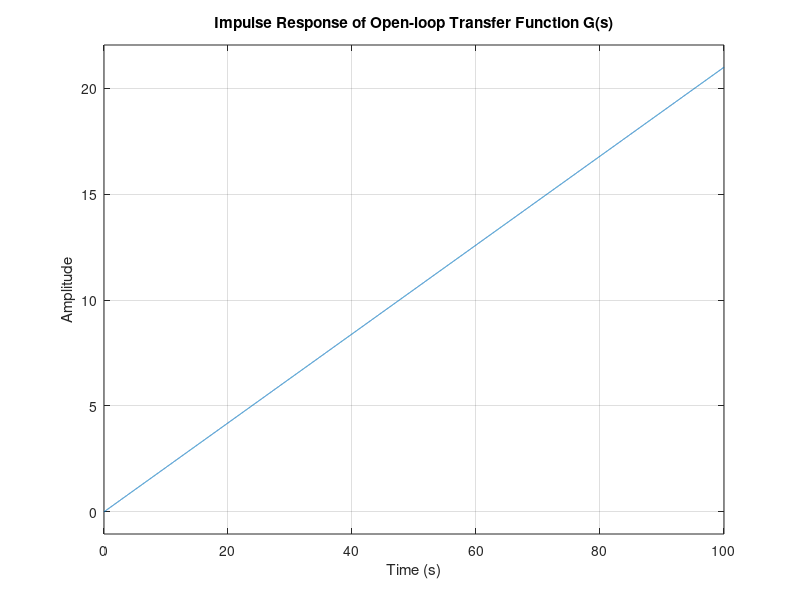
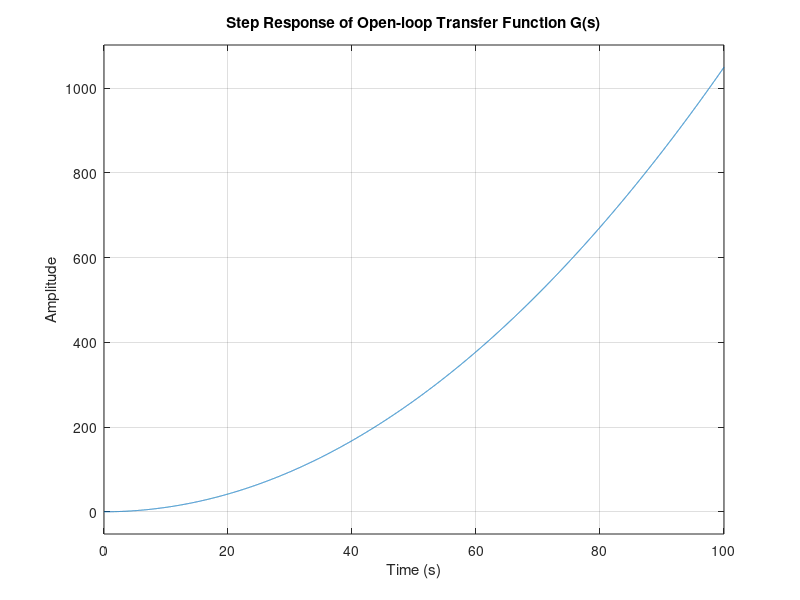
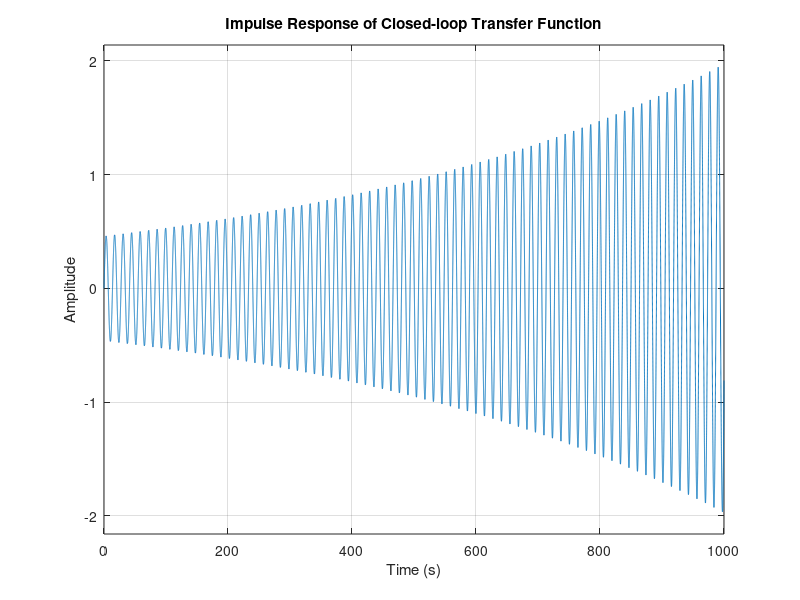
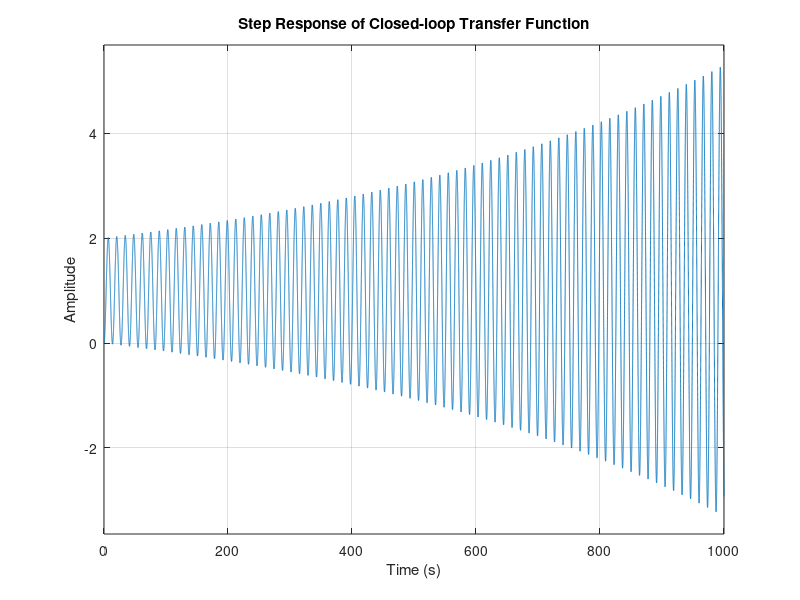

The MATLAB script that drew these images, in order: (Note: this script raises an error after producing the figures.)
%Task 3
G = tf(1088.64, [1 72 5184 0 0]);
t = 0:0.01:100;
figure;
impulse(G, t);
title('Impulse Response of Open-loop Transfer Function G(s)');
xlabel('Time (s)');
ylabel('Amplitude');
grid on;

figure;
step(G, t);
title('Step Response of Open-loop Transfer Function G(s)');
xlabel('Time (s)');
ylabel('Amplitude');
grid on;

% Task 6
Sys = tf(1088.64, [1 72 5184 0 1088.64]);
tnew = 0:0.01:1000;

figure;
impulse(Sys, tnew);
title('Impulse Response of Closed-loop Transfer Function');
xlabel('Time (s)');
ylabel('Amplitude');
grid on;

figure;
step(Sys, tnew);
title('Step Response of Closed-loop Transfer Function');
xlabel('Time (s)');
ylabel('Amplitude');
grid on;

%Task 8
figure;
rlocus(G);
title('Root Locus of the System');
grid on;

%Task 9
figure;
margin(G);
title('Bode Plot with Gain and Phase Margins');
grid on;

% Task 11
kd = 11.49; % Derivative gain
kp = 31.83; % Proportional gain
PD_controller = tf([kd kp], 1); % PD controller transfer function
Lag_for_PD = tf([1 0.03], [1 0.002]);
PD_Lag = PD_controller * Lag_for_PD;

% Closed-loop transfer function
T = feedback(G * PD_Lag, 1);

%Input: Step 
u_step = ones(size(t));

% Input: Ramp
u_ramp = t; 
y_ramp = lsim(T, u_ramp, t);

% Input: Parabolic
u_para = 0.5 * t.^2;
y_para = lsim(T, u_para, t);

% Plot Step Response
figure;
plot(t, u_step, 'b', 'LineWidth', 1.5); hold on;
step(T, t);
title('Step Input Response');
xlabel('Time (s)');
ylabel('Amplitude');
legend('Input', 'Output');
grid on;

% Plot Ramp Response
figure;
plot(t, u_ramp, 'b', 'LineWidth', 1.5); hold on;
plot(t, y_ramp, 'r', 'LineWidth', 1.5);
title('Ramp Input Response');
xlabel('Time (s)');
ylabel('Amplitude');
legend('Input', 'Output');
grid on;

% Plot Parabolic Response
figure;
plot(t, u_para, 'b', 'LineWidth', 1.5); hold on;
plot(t, y_para, 'r', 'LineWidth', 1.5);
title('Parabolic Input Response');
xlabel('Time (s)');
ylabel('Amplitude');
legend('Input', 'Output');
grid on; 

% Calculate Steady-State Errors
syms s t_s
G_open_loop = 1088.64 / (s^4 + 72*s^3 + 5184*s^2);
PD_Lag_sys = (11.49*s + 31.83) * (s + 0.03) / (s + 0.002);
rt1 = 1*t_s/t_s;
rt2 = t_s;
rt3 = 0.5*t_s^2;
r1 = laplace(rt1);
r2 = laplace(rt2);
r3 = laplace(rt3);

% Step Error
e_step = limit(s*r1 / (1+ G_open_loop*PD_Lag_sys),0);

% Ramp Error
e_ramp = limit(s*r2 / (1+ G_open_loop*PD_Lag_sys),0);

% Parabolic Error
e_parabolic = limit(s*r3 / (1+ G_open_loop*PD_Lag_sys),0);

disp('Steady-State Errors:');
disp(['Step Input Error: ', char(e_step)]);
disp(['Ramp Input Error: ', char(e_ramp)]);
disp(['Parabolic Input Error: ', char(e_parabolic)]);

% Task 13 (Change the value of kd and kp)
kd = 20; % Derivative gain
kp = 31.83; % Proportional gain
PD_controller = tf([kd kp], 1); % PD controller transfer function
Lag_for_PD = tf([1 0.03], [1 0.002]);
PD_Lag = PD_controller * Lag_for_PD;

% Closed-loop transfer function
T = feedback(G * PD_Lag, 1);

%Input: Step 
u_step = ones(size(t));

% Input: Ramp
u_ramp = t; 
y_ramp = lsim(T, u_ramp, t);

% Input: Parabolic
u_para = 0.5 * t.^2;
y_para = lsim(T, u_para, t);

% Plot Step Response
figure;
plot(t, u_step, 'b', 'LineWidth', 1.5); hold on;
step(T, t);
title('Step Input Response');
xlabel('Time (s)');
ylabel('Amplitude');
legend('Input', 'Output');
grid on;

% Plot Ramp Response
figure;
plot(t, u_ramp, 'b', 'LineWidth', 1.5); hold on;
plot(t, y_ramp, 'r', 'LineWidth', 1.5);
title('Ramp Input Response');
xlabel('Time (s)');
ylabel('Amplitude');
legend('Input', 'Output');
grid on;

% Plot Parabolic Response
figure;
plot(t, u_para, 'b', 'LineWidth', 1.5); hold on;
plot(t, y_para, 'r', 'LineWidth', 1.5);
title('Parabolic Input Response');
xlabel('Time (s)');
ylabel('Amplitude');
legend('Input', 'Output');
grid on;

% Task 15 
figure;
rlocus(G * PD_Lag);
title('Root Locus with PD Lag');
xlabel('Real Axis');
ylabel('Imaginary Axis');
grid on;

% Task 16
figure;
margin(G * PD_Lag);
title('Bode Plot with PD Lag Controller');
grid on;

% Task 18
kc = 63.4;
Lead = tf([kc 1.35*kc] , [1 5.15]);
Lag = tf([1 0.029] , [1 0.001]);
Lead_Lag_Compensator = Lead * Lag;
TF = feedback(G * Lead_Lag_Compensator, 1);

%Input: Step 
u_step = ones(size(t));

% Input: Ramp
u_ramp = t; 
y_ramp = lsim(TF, u_ramp, t);

% Input: Parabolic
u_para = 0.5 * t.^2;
y_para = lsim(TF, u_para, t);

% Calculate Steady-State Errors
syms s t_s
G_open_loop = 1088.64 / (s^4 + 72*s^3 + 5184*s^2);
Lead_sys = (63.4*s + 85.59) / (s + 5.15); 
Lag_sys = (s + 0.029) / (s + 0.001);
Lead_Lag_sys = Lead_sys * Lag_sys; 
rt1 = 1*t_s/t_s;
rt2 = t_s;
rt3 = 0.5*t_s^2;
r1 = laplace(rt1);
r2 = laplace(rt2);
r3 = laplace(rt3);

% Step Error
e_step = limit(s*r1 / (1+ G_open_loop*Lead_Lag_sys),0);

% Ramp Error
e_ramp = limit(s*r2 / (1+ G_open_loop*Lead_Lag_sys),0);

% Parabolic Error
e_parabolic = limit(s*r3 / (1+ G_open_loop*Lead_Lag_sys),0);

disp('Steady-State Errors:');
disp(['Step Input Error: ', char(e_step)]);
disp(['Ramp Input Error: ', char(e_ramp)]);
disp(['Parabolic Input Error: ', char(e_parabolic)]);

% Plot Step Response
figure;
plot(t, u_step, 'b', 'LineWidth', 1.5); hold on;
step(TF, t);
title('Step Input Response');
xlabel('Time (s)');
ylabel('Amplitude');
legend('Input', 'Output');
grid on;

% Plot Ramp Response
figure;
plot(t, u_ramp, 'b', 'LineWidth', 1.5); hold on;
plot(t, y_ramp, 'r', 'LineWidth', 1.5);
title('Ramp Input Response');
xlabel('Time (s)');
ylabel('Amplitude');
legend('Input', 'Output');
grid on;

% Plot Parabolic Response
figure;
plot(t, u_para, 'b', 'LineWidth', 1.5); hold on;
plot(t, y_para, 'r', 'LineWidth', 1.5);
title('Parabolic Input Response');
xlabel('Time (s)');
ylabel('Amplitude');
legend('Input', 'Output');
grid on;

% Task 20 (Change kc and shift zeros and poles) 
kc = 80;
Lead = tf([kc 0.29*kc] , [1 4.97]);
Lag = tf([1 0.029] , [1 0.001]);
Lead_Lag_Compensator = Lead * Lag;
TF = feedback(G * Lead_Lag_Compensator, 1);

%Input: Step 
u_step = ones(size(t));

% Input: Ramp
u_ramp = t; 
y_ramp = lsim(TF, u_ramp, t);

% Input: Parabolic
u_para = 0.5 * t.^2;
y_para = lsim(TF, u_para, t);

% Plot Step Response
figure;
plot(t, u_step, 'b', 'LineWidth', 1.5); hold on;
step(TF, t);
title('Step Input Response');
xlabel('Time (s)');
ylabel('Amplitude');
legend('Input', 'Output');
grid on;

% Plot Ramp Response
figure;
plot(t, u_ramp, 'b', 'LineWidth', 1.5); hold on;
plot(t, y_ramp, 'r', 'LineWidth', 1.5);
title('Ramp Input Response');
xlabel('Time (s)');
ylabel('Amplitude');
legend('Input', 'Output');
grid on;

% Plot Parabolic Response
figure;
plot(t, u_para, 'b', 'LineWidth', 1.5); hold on;
plot(t, y_para, 'r', 'LineWidth', 1.5);
title('Parabolic Input Response');
xlabel('Time (s)');
ylabel('Amplitude');
legend('Input', 'Output');
grid on;

% Task 22 
figure;
rlocus(G * Lead_Lag_Compensator);
title('Root Locus with Lead Lag Compensator');
xlabel('Real Axis');
ylabel('Imaginary Axis');
grid on;

% Task 23
figure;
margin(G * Lead_Lag_Compensator);
title('Bode Plot with Lead Lag Compensator');
grid on;